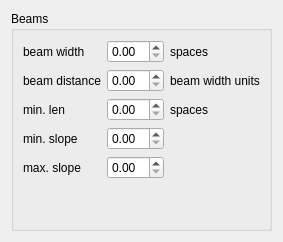
     <widget class="QWidget" name="Seite">
      <layout class="QVBoxLayout" name="verticalLayout_14">
       <item>
        <widget class="QGroupBox" name="groupBox_6">
         <property name="title">
          <string>Beams</string>
         </property>
         <property name="flat">
          <bool>true</bool>
         </property>
         <layout class="QGridLayout" name="gridLayout_2">
          <item row="0" column="0">
           <widget class="QLabel" name="label_62">
            <property name="text">
             <string>beam width</string>
            </property>
           </widget>
          </item>
          <item row="0" column="1">
           <widget class="QDoubleSpinBox" name="beamWidth"/>
          </item>
          <item row="0" column="2">
           <widget class="QLabel" name="label_55">
            <property name="text">
             <string>spaces</string>
            </property>
           </widget>
          </item>
          <item row="1" column="0">
           <widget class="QLabel" name="label_57">
            <property name="text">
             <string>beam distance</string>
            </property>
           </widget>
          </item>
          <item row="1" column="1">
           <widget class="QDoubleSpinBox" name="beamDistance"/>
          </item>
          <item row="1" column="2">
           <widget class="QLabel" name="label_58">
            <property name="text">
             <string>beam width units</string>
            </property>
           </widget>
          </item>
          <item row="2" column="0">
           <widget class="QLabel" name="label_59">
            <property name="text">
             <string>min. len</string>
            </property>
           </widget>
          </item>
          <item row="2" column="1">
           <widget class="QDoubleSpinBox" name="beamMinLen"/>
          </item>
          <item row="2" column="2">
           <widget class="QLabel" name="label_60">
            <property name="text">
             <string>spaces</string>
            </property>
           </widget>
          </item>
          <item row="3" column="0">
           <widget class="QLabel" name="label_61">
            <property name="text">
             <string>min. slope</string>
            </property>
           </widget>
          </item>
          <item row="3" column="1">
           <widget class="QDoubleSpinBox" name="beamMinSlope">
            <property name="maximum">
             <double>1.000000000000000</double>
            </property>
            <property name="singleStep">
             <double>0.100000000000000</double>
            </property>
           </widget>
          </item>
          <item row="4" column="0">
           <widget class="QLabel" name="label_56">
            <property name="text">
             <string>max. slope</string>
            </property>
           </widget>
          </item>
          <item row="4" column="1">
           <widget class="QDoubleSpinBox" name="beamMaxSlope">
            <property name="maximum">
             <double>1.000000000000000</double>
            </property>
            <property name="singleStep">
             <double>0.100000000000000</double>
            </property>
           </widget>
          </item>
          <item row="5" column="0">
           <spacer name="verticalSpacer_7">
            <property name="orientation">
             <enum>Qt::Vertical</enum>
            </property>
            <property name="sizeHint" stdset="0">
             <size>
              <width>20</width>
              <height>40</height>
             </size>
            </property>
           </spacer>
          </item>
         </layout>
        </widget>
       </item>
      </layout>
     </widget>
